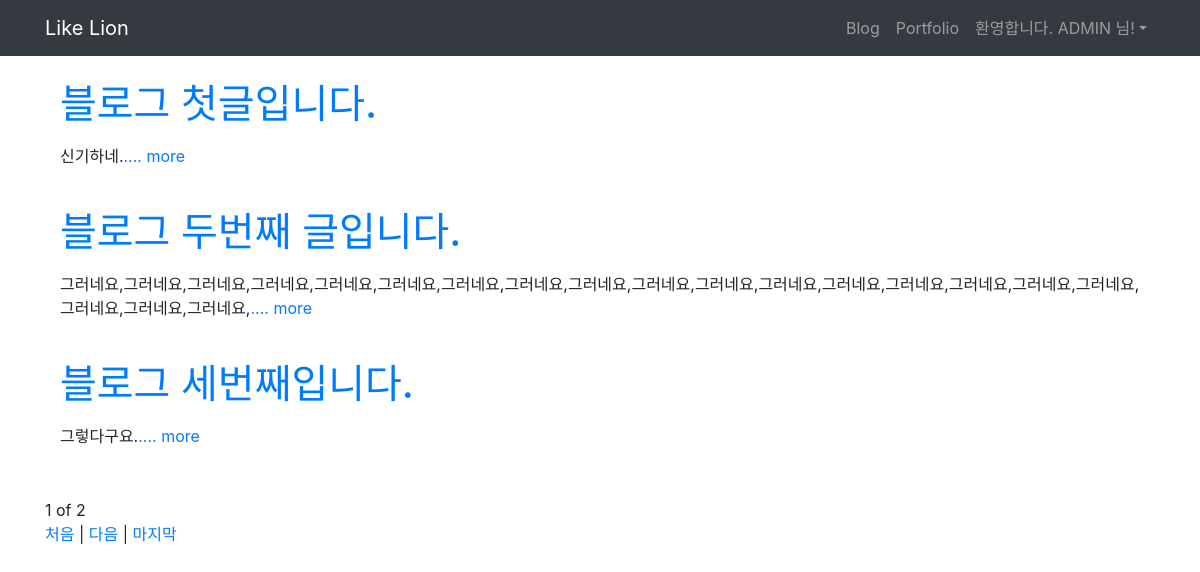
Page /blog/ (signed in) on the committed database.
### blog/models.py (models this page shows, shortened)
class Blog(models.Model):
    title = models.CharField(max_length=200)
    pub_date = models.DateTimeField('date published')
    body = models.TextField()
    def summary(self):
        return self.body[:100]

### blog/views.py (the view)
# urls.py: path('', views.blog, name="blog"),
def blog(request):
    blogs = Blog.objects
    blog_list = Blog.objects.all()
    paginator = Paginator(blog_list, 3)
    page = request.GET.get('page')
    posts = paginator.get_page(page)
    return render(request, 'blog/blog.html', {'blogs': blogs, 'posts': posts})

### blog/templates/blog/blog.html (shortened to what this page needs)
{% extends 'base.html' %}
{% block content %}
    {% for blog in posts %}
    <br>
    <div class="container">
        <a href="{% url 'detail' blog.id %}">
            <h1>{{ blog.title }}</h1>
        </a>
        <p>{{ blog.summary }}<a href="{% url 'detail' blog.id %}">.... more</a> </p>
    </div>
    {% endfor %}
    <div class="ui four column centered grid" style="margin-top:50px">
        {{posts.number}} of {{posts.paginator.num_pages}}
        </div>
        <div class="ui four column centered grid">
        <a href="?page=1">처음</a> |
        {% if posts.has_next %}
        <a href="?page={{posts.next_page_number}}">다음</a> |
        {% endif %}
        <a href="?page={{posts.paginator.num_pages}}">마지막</a>
        </div>
{% endblock %}

### secondproject/templates/base.html (shortened to what this page needs)
{% load staticfiles %}
<!DOCTYPE html>
<html lang="en">
<head>
    <link rel="stylesheet" href="https://stackpath.bootstrapcdn.com/bootstrap/4.1.3/css/bootstrap.min.css"
>
</head>
<body>
    <nav class="navbar navbar-expand-lg navbar-dark bg-dark">
        <div class="container">
            <a class="navbar-brand" href="{% url 'blog' %}">Like Lion</a>
            <div class="collapse navbar-collapse" id="navbarNavAltMarkup">
                <ul class="navbar-nav ml-auto">
                    <li class="nav-item">
                        <a class="nav-item nav-link" href="{% url 'blog' %}">Blog</span></a>
                    </li>
                    <li class="nav-item">
                        <a class="nav-item nav-link" href="{% url 'portfolio' %}">Portfolio</a>
                    </li>
                    {% if user.is_authenticated %}
                    <li class="nav-item dropdown">
                        <a class="nav-link dropdown-toggle" id="navbarDropdown" role="button" data-toggle="dropdown"
                            aria-haspopup="true" aria-expanded="false">환영합니다. {{ user.username }} 님!</a>
                    </li>
                    {% endif %}
                </ul>
            </div>
        </div>
    </nav>
    <div class="container">
        {% block content %}
        {% endblock %}
    </div>
</body>
</html>

### rows in the picture
Blog: title "블로그 첫글입니다.", summary "신기하네."
Blog: title "블로그 두번째 글입니다.", summary "그러네요,그러네요,그러네요,그러네요,그러네요,그러네요,그러네요,그러네요,그러네요,그러네요,그러네요,그러네요,그러네요,그러네요,그러네요,그러네요,그러네요,그러네요,그러네요,그러네요,"
Blog: title "블로그 세번째입니다.", summary "그렇다구요."

### other values in the picture
{{ user.username }} "ADMIN"
{{ posts.number }} "1"
{{ posts.paginator.num_pages }} "2"
